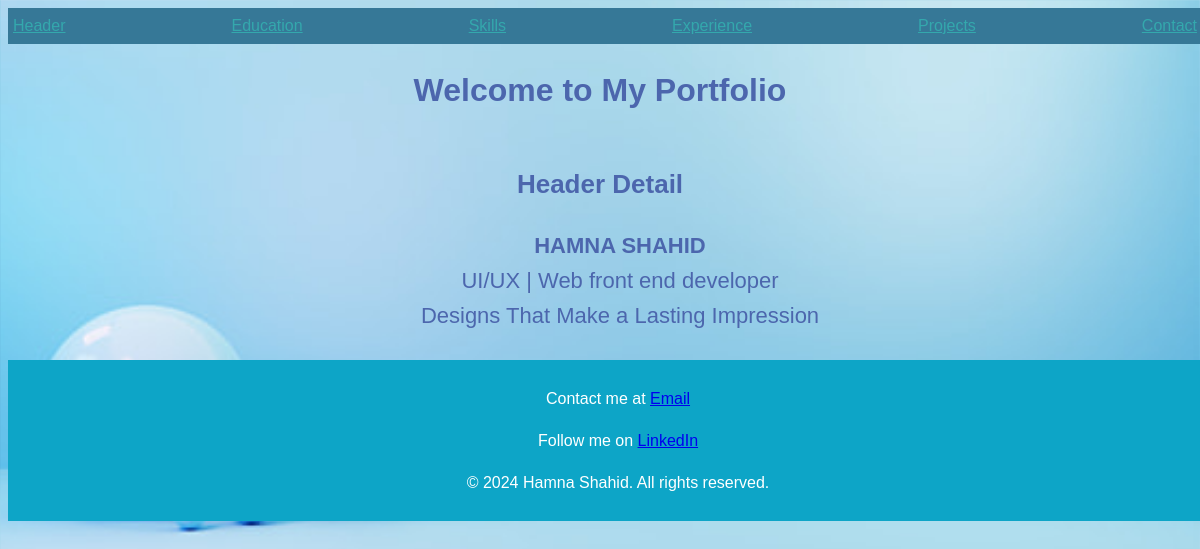
/header/, run on the app's committed database.
### portfolio/models.py (models this page shows, shortened)
class Header(models.Model):
    objects = None
    name = models.CharField(max_length=255)
    designation = models.CharField(max_length=255)
    title_line = models.CharField(max_length=255)

### portfolio/views.py (the view)
# urls.py: path('header/', views.header_detail, name='header'),
def header_detail(request):
    headers = Header.objects.all()
    context = {
        'headers': headers
    }
    return render(request, 'header.html', context)

### template/header.html (shortened to what this page needs)
{% extends 'base.html' %}
{% block content %}
    <section>
        <h2 style="text-align: center; font-size: 26px;">Header Detail</h2>
        <ul style="list-style: none; text-align: center;font-size: 22px;">
            {% for header in headers %}
                <li><b>{{ header.name }}</b></li>
                <li>{{ header.designation }}</li>
                <li>{{ header.title_line }}</li>
            {% endfor %}
        </ul>
    </section>
{% endblock %}

### data on the page
Header: name "HAMNA SHAHID", designation "UI/UX | Web front end developer", title_line "Designs That Make a Lasting Impression"
